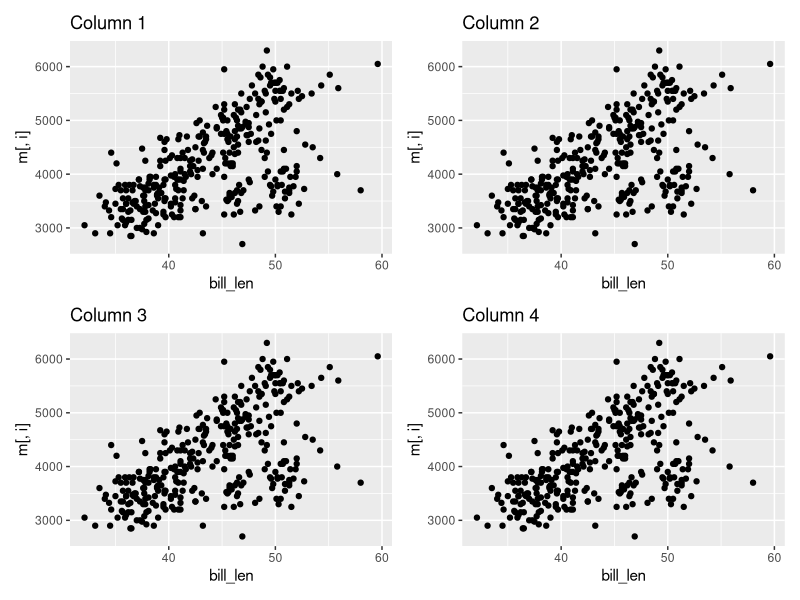
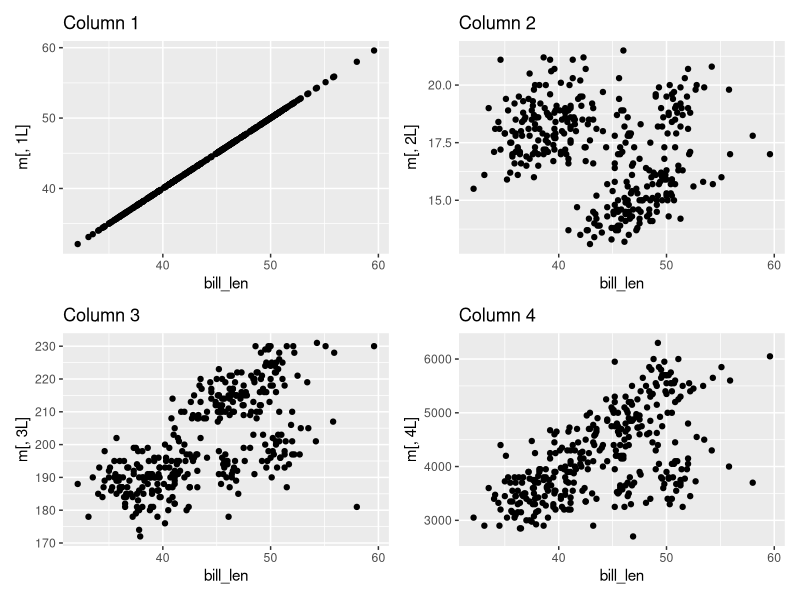
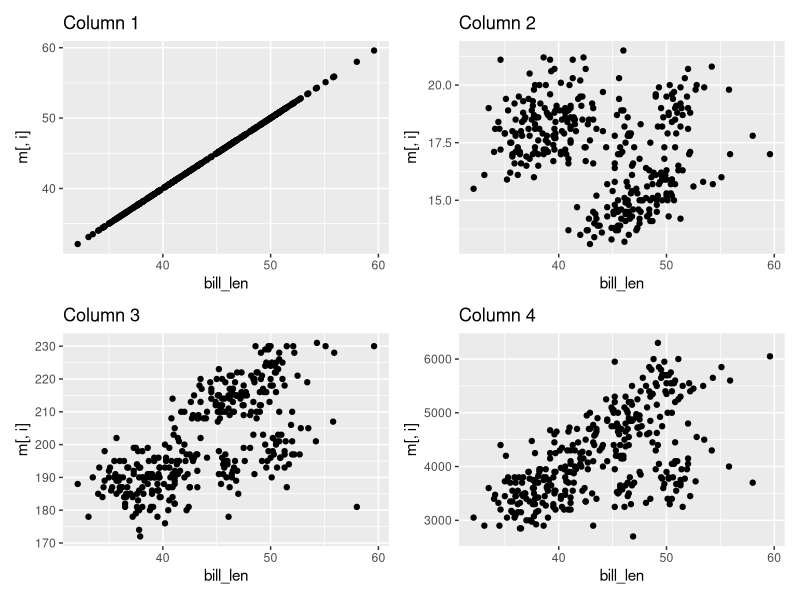

The R source for these figures, in order: (Note: this script raises an error after producing the figures.)
## ---- chunk 1
#| label: "bad figure"
#| fig.cap: "All panels show the same data because the loop variable `i` is evaluated too late."
library(ggplot2)

m <- as.matrix(penguins[,3:6])

all_plots <- list()
for (i in 1:ncol(m)) {
  gg <- ggplot(penguins, aes(bill_len, m[, i])) + 
    geom_point(na.rm = TRUE) +
    labs(title = sprintf("Column %i", i))
  all_plots[[i]] <- gg
}
patchwork::wrap_plots(all_plots)
## ---- chunk 2
all_plots[[1]][["layers"]][[1]][["computed_mapping"]]
all_plots[[2]][["layers"]][[1]][["computed_mapping"]]
all_plots[[3]][["layers"]][[1]][["computed_mapping"]]
all_plots[[4]][["layers"]][[1]][["computed_mapping"]]
## ---- chunk 3
#| label: "good figure eval"
#| fig.cap: "Each panel now uses the correct column after forcing evaluation with `!!`."
all_plots <- list()
for (i in 1:ncol(m)) {
  gg <- ggplot(penguins, aes(bill_len, m[, !! i])) + 
    geom_point(na.rm = TRUE) +
    labs(title = sprintf("Column %i", i))
  all_plots[[i]] <- gg
}
patchwork::wrap_plots(all_plots)
## ---- chunk 4
all_plots[[1]][["layers"]][[1]][["computed_mapping"]]
all_plots[[2]][["layers"]][[1]][["computed_mapping"]]
all_plots[[3]][["layers"]][[1]][["computed_mapping"]]
all_plots[[4]][["layers"]][[1]][["computed_mapping"]]
## ---- chunk 5
#| label: "good figure grob"
#| fig.cap: "Forcing early evaluation by converting plots to grobs also yields correct panels."
all_plots <- list()
for (i in 1:ncol(m)) {
  gg <- ggplot(penguins, aes(bill_len, m[, i])) + 
    geom_point(na.rm = TRUE) +
    labs(title = sprintf("Column %i", i))
  all_plots[[i]] <- patchwork::wrap_ggplot_grob(ggplotGrob(gg))
}
patchwork::wrap_plots(all_plots)
## ---- chunk 6
#| label: chatgpt
#| fig.cap: "Screenshot of ChatGPT suggesting to use `y <- m[, i]` on each loop iteration."
#| echo: false
knitr::include_graphics("./assets/images/2026-05-04-chatgpt-blows-it.png")
